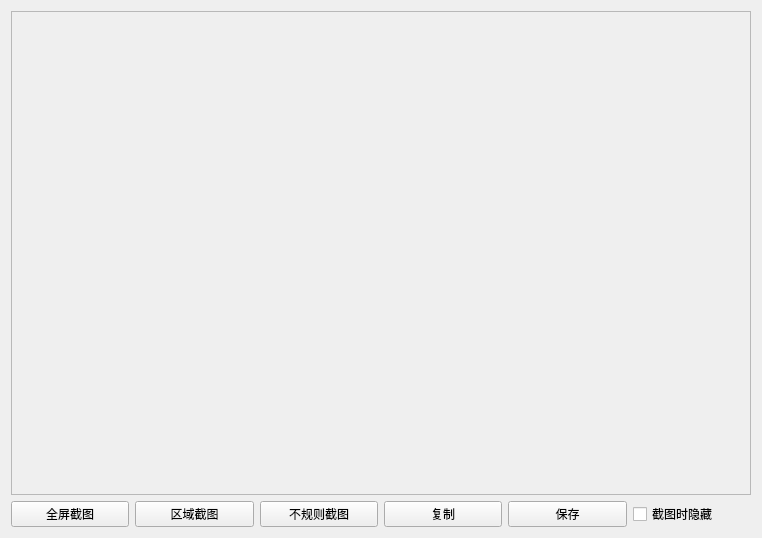
<?xml version="1.0" encoding="UTF-8"?>
<ui version="4.0">
 <class>ScreenShotWgt</class>
 <widget class="QWidget" name="ScreenShotWgt">
  <property name="geometry">
   <rect>
    <x>0</x>
    <y>0</y>
    <width>762</width>
    <height>538</height>
   </rect>
  </property>
  <property name="windowTitle">
   <string>Form</string>
  </property>
  <layout class="QGridLayout" name="gridLayout">
   <item row="0" column="0" colspan="6">
    <widget class="QScrollArea" name="scrollArea">
     <property name="widgetResizable">
      <bool>true</bool>
     </property>
     <widget class="QWidget" name="scrollAreaWidgetContents">
      <property name="geometry">
       <rect>
        <x>0</x>
        <y>0</y>
        <width>738</width>
        <height>479</height>
       </rect>
      </property>
      <layout class="QGridLayout" name="gridLayout_2">
       <item row="0" column="0">
        <widget class="QLabel" name="imgLab">
         <property name="text">
          <string/>
         </property>
        </widget>
       </item>
      </layout>
     </widget>
    </widget>
   </item>
   <item row="1" column="0">
    <widget class="QPushButton" name="fullBtn">
     <property name="text">
      <string>全屏截图</string>
     </property>
    </widget>
   </item>
   <item row="1" column="1">
    <widget class="QPushButton" name="rectBtn">
     <property name="text">
      <string>区域截图</string>
     </property>
    </widget>
   </item>
   <item row="1" column="2">
    <widget class="QPushButton" name="irreBtn">
     <property name="text">
      <string>不规则截图</string>
     </property>
    </widget>
   </item>
   <item row="1" column="3">
    <widget class="QPushButton" name="copyBtn">
     <property name="text">
      <string>复制</string>
     </property>
    </widget>
   </item>
   <item row="1" column="4">
    <widget class="QPushButton" name="saveBtn">
     <property name="text">
      <string>保存</string>
     </property>
    </widget>
   </item>
   <item row="1" column="5">
    <widget class="QCheckBox" name="hideChk">
     <property name="text">
      <string>截图时隐藏</string>
     </property>
    </widget>
   </item>
  </layout>
 </widget>
 <resources/>
 <connections/>
</ui>
